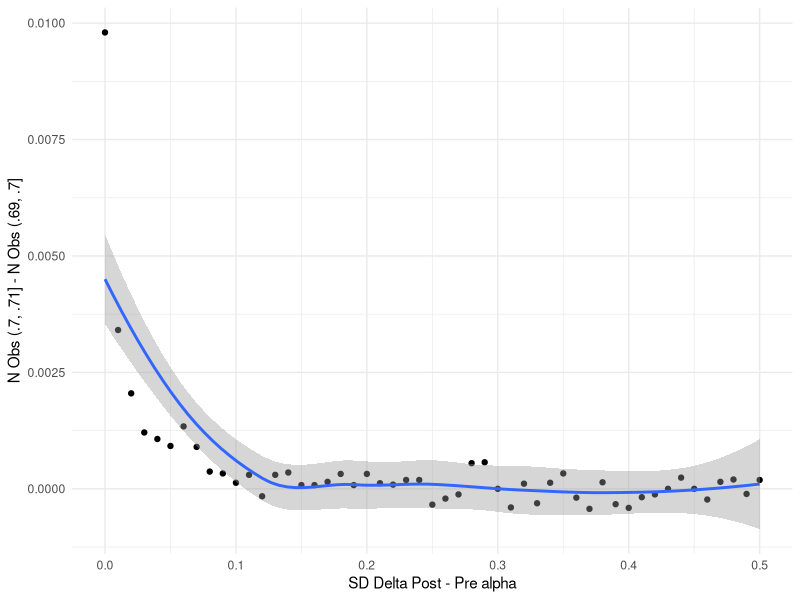
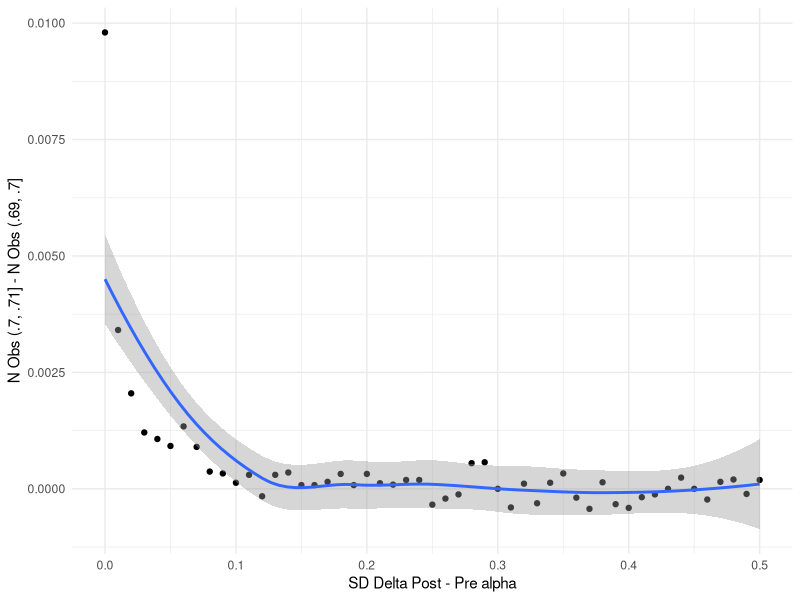

Recreate these plots in R, in order.
## dumbed-down simulation of selection bias with noise (aka selecting on fielding of scale before fielding)

# set seed for reproducibility
set.seed(123)

# parameters
n_studies <- 100000
noise_dist <- seq(0, 0.5, 0.01)

## draw uniform distribution of alpha values
pre_alpha <- runif(n_studies)

## field if alpha >= 0.7
fielded <- ifelse(pre_alpha >= 0.7, pre_alpha, NA)

## function to add sampling noise to alphas
sampling_noise <- function(x, noise) {
  return(x + rnorm(length(x), 0, noise))
}

## estimate post-alpha
obs_count <- data.frame(row.names = noise_dist)

for (noise in noise_dist) {
    noisy_sample <- data.frame(row.names = 1:n_studies)
    noisy_sample[, as.character(noise)] <- sampling_noise(fielded, noise)
    noisy_sample <- floor(noisy_sample * 100) / 100
    noisy_sample_dist <- table(noisy_sample)
    obs_count[as.character(noise), "lower"]  <- noisy_sample_dist["0.69"]
    obs_count[as.character(noise), "upper"]  <- noisy_sample_dist["0.7"]
}

## calculate residual after kernel smoothing using their code
## (replace for now with rounding and taking difference .69 & .7)
obs_count["0", "lower"] <- 0
obs_count["noise"] <- noise_dist
obs_count["difference"] <- obs_count["upper"] - obs_count["lower"]
obs_count["difference"] <- obs_count["difference"] / n_studies

## plot differential .69-bin vs .70-bin as a function of noise
library(tidyverse)
obs_count %>% 
  ggplot(aes(noise, difference)) +
  geom_point() +
  geom_smooth() +
  theme_minimal() +
  xlab("SD Delta Post - Pre alpha") +
  ylab("N Obs (.7, .71] - N Obs (.69, .7]")
ggsave("plots/difference_by_noise.png", width = 6, height = 4)
